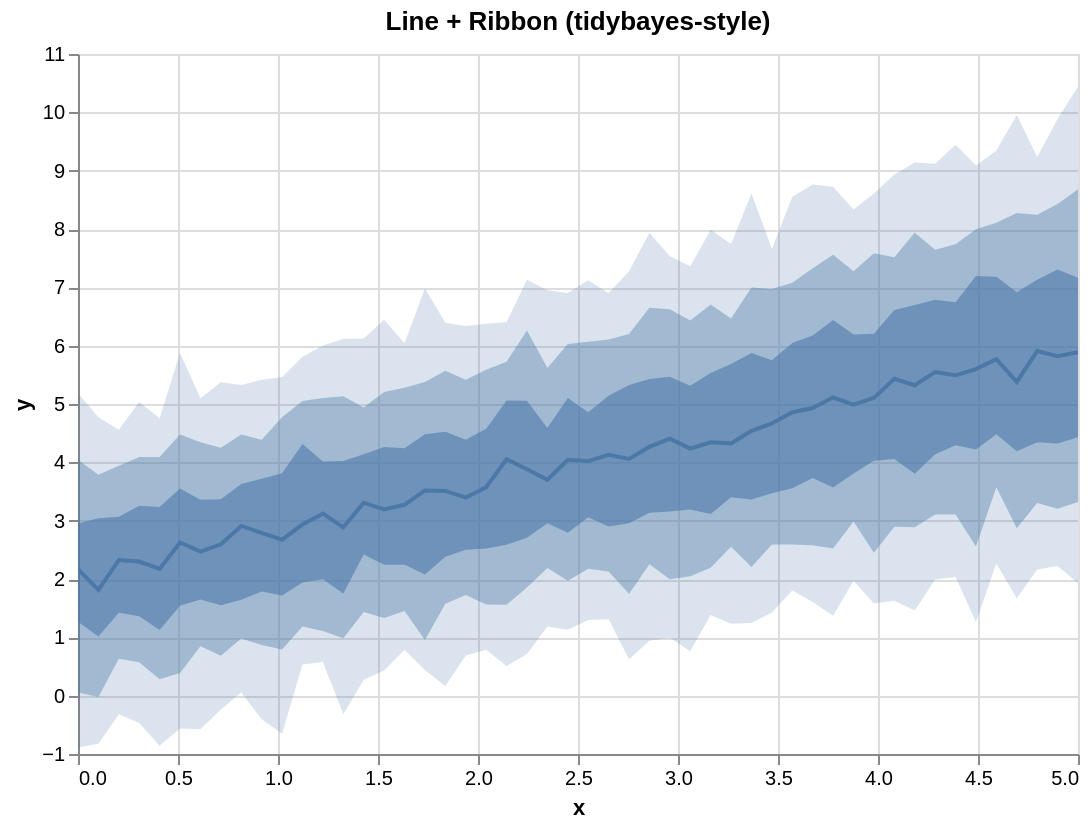

Specify this chart in Vega-Lite:
### Vega-Lite specification from a JSON file in a GitHub repository (floating-point values rounded to 4 significant figures)
{"$schema": "https://vega.github.io/schema/vega-lite/v5.json", "config": {"axis": {"labelLimit": 0}, "header": {"labelLimit": 0}, "legend": {"labelLimit": 0}}, "data": {"values": [{"__median__": 3.519, "hi_0_5_": 4.481, "hi_0_8_": 5.375, "hi_0_95_": 6.983, "lo_0_5_": 2.076, "lo_0_8_": 0.954, "lo_0_95_": 0.435, "x": 1.735}, {"__median__": 2.3, "hi_0_5_": 3.258, "hi_0_8_": 4.093, "hi_0_95_": 5.036, "lo_0_5_": 1.361, "lo_0_8_": 0.5732, "lo_0_95_": -0.4679, "x": 0.3061}, {"__median__": 3.192, "hi_0_5_": 4.264, "hi_0_8_": 5.206, "hi_0_95_": 6.445, "lo_0_5_": 2.244, "lo_0_8_": 1.333, "lo_0_95_": 0.4322, "x": 1.531}, {"__median__": 2.626, "hi_0_5_": 3.553, "hi_0_8_": 4.477, "hi_0_95_": 5.874, "lo_0_5_": 1.54, "lo_0_8_": 0.3889, "lo_0_95_": -0.5626, "x": 0.5102}, {"__median__": 5.111, "hi_0_5_": 6.441, "hi_0_8_": 7.558, "hi_0_95_": 8.726, "lo_0_5_": 3.569, "lo_0_8_": 2.523, "lo_0_95_": 1.372, "x": 3.776}, {"__median__": 4.02, "hi_0_5_": 4.858, "hi_0_8_": 6.068, "hi_0_95_": 7.122, "lo_0_5_": 3.06, "lo_0_8_": 2.174, "lo_0_95_": 1.296, "x": 2.551}, {"__median__": 3.308, "hi_0_5_": 4.137, "hi_0_8_": 4.938, "hi_0_95_": 6.124, "lo_0_5_": 2.42, "lo_0_8_": 1.434, "lo_0_95_": 0.2744, "x": 1.429}, {"__median__": 4.405, "hi_0_5_": 5.466, "hi_0_8_": 6.625, "hi_0_95_": 7.533, "lo_0_5_": 3.158, "lo_0_8_": 1.995, "lo_0_95_": 0.9937, "x": 2.959}, {"__median__": 5.886, "hi_0_5_": 7.164, "hi_0_8_": 8.682, "hi_0_95_": 10.44, "lo_0_5_": 4.432, "lo_0_8_": 3.318, "lo_0_95_": 1.929, "x": 5.0}, {"__median__": 5.433, "hi_0_5_": 6.61, "hi_0_8_": 7.517, "hi_0_95_": 8.934, "lo_0_5_": 4.057, "lo_0_8_": 2.897, "lo_0_95_": 1.626, "x": 4.082}, {"__median__": 4.666, "hi_0_5_": 5.75, "hi_0_8_": 6.973, "hi_0_95_": 7.661, "lo_0_5_": 3.472, "lo_0_8_": 2.59, "lo_0_95_": 1.427, "x": 3.469}, {"__median__": 5.599, "hi_0_5_": 7.195, "hi_0_8_": 7.997, "hi_0_95_": 9.09, "lo_0_5_": 4.222, "lo_0_8_": 2.559, "lo_0_95_": 1.263, "x": 4.49}, {"__median__": 4.13, "hi_0_5_": 5.142, "hi_0_8_": 6.106, "hi_0_95_": 6.9, "lo_0_5_": 2.899, "lo_0_8_": 2.128, "lo_0_95_": 1.309, "x": 2.653}, {"__median__": 4.342, "hi_0_5_": 5.531, "hi_0_8_": 6.707, "hi_0_95_": 7.988, "lo_0_5_": 3.114, "lo_0_8_": 2.194, "lo_0_95_": 1.381, "x": 3.163}, {"__median__": 4.325, "hi_0_5_": 5.684, "hi_0_8_": 6.465, "hi_0_95_": 7.741, "lo_0_5_": 3.401, "lo_0_8_": 2.554, "lo_0_95_": 1.234, "x": 3.265}, {"__median__": 5.907, "hi_0_5_": 7.129, "hi_0_8_": 8.245, "hi_0_95_": 9.232, "lo_0_5_": 4.344, "lo_0_8_": 3.304, "lo_0_95_": 2.164, "x": 4.796}, {"__median__": 2.172, "hi_0_5_": 3.233, "hi_0_8_": 4.09, "hi_0_95_": 4.755, "lo_0_5_": 1.124, "lo_0_8_": 0.2808, "lo_0_95_": -0.8589, "x": 0.4082}, {"__median__": 5.769, "hi_0_5_": 7.18, "hi_0_8_": 8.106, "hi_0_95_": 9.345, "lo_0_5_": 4.479, "lo_0_8_": 3.574, "lo_0_95_": 2.265, "x": 4.592}, {"__median__": 4.266, "hi_0_5_": 5.427, "hi_0_8_": 6.651, "hi_0_95_": 7.938, "lo_0_5_": 3.136, "lo_0_8_": 2.254, "lo_0_95_": 0.9423, "x": 2.857}, {"__median__": 2.933, "hi_0_5_": 4.315, "hi_0_8_": 5.05, "hi_0_95_": 5.81, "lo_0_5_": 1.939, "lo_0_8_": 1.184, "lo_0_95_": 0.5323, "x": 1.122}, {"__median__": 3.51, "hi_0_5_": 4.523, "hi_0_8_": 5.57, "hi_0_95_": 6.391, "lo_0_5_": 2.38, "lo_0_8_": 1.575, "lo_0_95_": 0.1672, "x": 1.837}, {"__median__": 5.105, "hi_0_5_": 6.205, "hi_0_8_": 7.584, "hi_0_95_": 8.61, "lo_0_5_": 4.028, "lo_0_8_": 2.45, "lo_0_95_": 1.578, "x": 3.98}, {"__median__": 3.574, "hi_0_5_": 4.578, "hi_0_8_": 5.589, "hi_0_95_": 6.374, "lo_0_5_": 2.522, "lo_0_8_": 1.564, "lo_0_95_": 0.7883, "x": 2.041}, {"__median__": 4.86, "hi_0_5_": 6.048, "hi_0_8_": 7.078, "hi_0_95_": 8.555, "lo_0_5_": 3.556, "lo_0_8_": 2.592, "lo_0_95_": 1.803, "x": 3.571}, {"__median__": 4.044, "hi_0_5_": 5.105, "hi_0_8_": 6.03, "hi_0_95_": 6.903, "lo_0_5_": 2.794, "lo_0_8_": 1.969, "lo_0_95_": 1.129, "x": 2.449}, {"__median__": 3.396, "hi_0_5_": 4.385, "hi_0_8_": 5.415, "hi_0_95_": 6.338, "lo_0_5_": 2.5, "lo_0_8_": 1.724, "lo_0_95_": 0.6889, "x": 1.939}, {"__median__": 2.471, "hi_0_5_": 3.357, "hi_0_8_": 4.342, "hi_0_95_": 5.099, "lo_0_5_": 1.651, "lo_0_8_": 0.8463, "lo_0_95_": -0.5772, "x": 0.6122}, {"__median__": 3.273, "hi_0_5_": 4.241, "hi_0_8_": 5.279, "hi_0_95_": 6.043, "lo_0_5_": 2.246, "lo_0_8_": 1.452, "lo_0_95_": 0.7888, "x": 1.633}, {"__median__": 4.235, "hi_0_5_": 5.311, "hi_0_8_": 6.429, "hi_0_95_": 7.361, "lo_0_5_": 3.19, "lo_0_8_": 2.048, "lo_0_95_": 0.763, "x": 3.061}, {"__median__": 2.673, "hi_0_5_": 3.811, "hi_0_8_": 4.774, "hi_0_95_": 5.465, "lo_0_5_": 1.717, "lo_0_8_": 0.7928, "lo_0_95_": -0.6528, "x": 1.02}, {"__median__": 1.812, "hi_0_5_": 3.039, "hi_0_8_": 3.787, "hi_0_95_": 4.774, "lo_0_5_": 1.013, "lo_0_8_": -0.02377, "lo_0_95_": -0.8251, "x": 0.102}, {"__median__": 2.595, "hi_0_5_": 3.368, "hi_0_8_": 4.251, "hi_0_95_": 5.374, "lo_0_5_": 1.549, "lo_0_8_": 0.686, "lo_0_95_": -0.237, "x": 0.7143}, {"__median__": 4.54, "hi_0_5_": 5.876, "hi_0_8_": 6.998, "hi_0_95_": 8.609, "lo_0_5_": 3.365, "lo_0_8_": 2.208, "lo_0_95_": 1.247, "x": 3.367}, {"__median__": 5.492, "hi_0_5_": 6.746, "hi_0_8_": 7.74, "hi_0_95_": 9.445, "lo_0_5_": 4.293, "lo_0_8_": 3.105, "lo_0_95_": 2.033, "x": 4.388}, {"__median__": 4.059, "hi_0_5_": 5.327, "hi_0_8_": 6.198, "hi_0_95_": 7.277, "lo_0_5_": 2.957, "lo_0_8_": 1.747, "lo_0_95_": 0.6247, "x": 2.755}, {"__median__": 5.548, "hi_0_5_": 6.786, "hi_0_8_": 7.644, "hi_0_95_": 9.118, "lo_0_5_": 4.138, "lo_0_8_": 3.106, "lo_0_95_": 1.991, "x": 4.286}, {"__median__": 4.987, "hi_0_5_": 6.192, "hi_0_8_": 7.275, "hi_0_95_": 8.335, "lo_0_5_": 3.808, "lo_0_8_": 2.985, "lo_0_95_": 1.971, "x": 3.878}, {"__median__": 2.167, "hi_0_5_": 2.953, "hi_0_8_": 4.042, "hi_0_95_": 5.182, "lo_0_5_": 1.267, "lo_0_8_": 0.05304, "lo_0_95_": -0.8869, "x": 0.0}, {"__median__": 3.121, "hi_0_5_": 4.014, "hi_0_8_": 5.104, "hi_0_95_": 6.001, "lo_0_5_": 1.996, "lo_0_8_": 1.11, "lo_0_95_": 0.579, "x": 1.224}, {"__median__": 3.882, "hi_0_5_": 5.057, "hi_0_8_": 6.259, "hi_0_95_": 7.129, "lo_0_5_": 2.708, "lo_0_8_": 1.854, "lo_0_95_": 0.7126, "x": 2.245}, {"__median__": 5.821, "hi_0_5_": 7.304, "hi_0_8_": 8.427, "hi_0_95_": 9.886, "lo_0_5_": 4.324, "lo_0_8_": 3.206, "lo_0_95_": 2.222, "x": 4.898}, {"__median__": 5.322, "hi_0_5_": 6.699, "hi_0_8_": 7.937, "hi_0_95_": 9.141, "lo_0_5_": 3.806, "lo_0_8_": 2.886, "lo_0_95_": 1.459, "x": 4.184}, {"__median__": 2.789, "hi_0_5_": 3.719, "hi_0_8_": 4.388, "hi_0_95_": 5.418, "lo_0_5_": 1.788, "lo_0_8_": 0.8703, "lo_0_95_": -0.4034, "x": 0.9184}, {"__median__": 2.886, "hi_0_5_": 4.021, "hi_0_8_": 5.134, "hi_0_95_": 6.112, "lo_0_5_": 1.753, "lo_0_8_": 0.9833, "lo_0_95_": -0.318, "x": 1.327}, {"__median__": 3.701, "hi_0_5_": 4.59, "hi_0_8_": 5.615, "hi_0_95_": 6.951, "lo_0_5_": 2.956, "lo_0_8_": 2.189, "lo_0_95_": 1.187, "x": 2.347}, {"__median__": 2.325, "hi_0_5_": 3.069, "hi_0_8_": 3.942, "hi_0_95_": 4.557, "lo_0_5_": 1.423, "lo_0_8_": 0.634, "lo_0_95_": -0.3186, "x": 0.2041}, {"__median__": 4.931, "hi_0_5_": 6.176, "hi_0_8_": 7.326, "hi_0_95_": 8.763, "lo_0_5_": 3.729, "lo_0_8_": 2.58, "lo_0_95_": 1.605, "x": 3.673}, {"__median__": 4.052, "hi_0_5_": 5.061, "hi_0_8_": 5.723, "hi_0_95_": 6.403, "lo_0_5_": 2.589, "lo_0_8_": 1.557, "lo_0_95_": 0.5099, "x": 2.143}, {"__median__": 2.91, "hi_0_5_": 3.629, "hi_0_8_": 4.476, "hi_0_95_": 5.324, "lo_0_5_": 1.646, "lo_0_8_": 0.9821, "lo_0_95_": 0.05508, "x": 0.8163}, {"__median__": 5.378, "hi_0_5_": 6.916, "hi_0_8_": 8.273, "hi_0_95_": 9.956, "lo_0_5_": 4.19, "lo_0_8_": 2.869, "lo_0_95_": 1.671, "x": 4.694}]}, "height": 350, "layer": [{"_lr_layer": true, "encoding": {"tooltip": [{"field": "x", "title": "x", "type": "quantitative"}, {"field": "__median__", "title": "median", "type": "quantitative"}, {"field": "lo_0_95_", "title": "95% lo", "type": "quantitative"}, {"field": "hi_0_95_", "title": "95% hi", "type": "quantitative"}], "x": {"field": "x", "scale": {"zero": false}, "type": "quantitative"}, "y": {"field": "lo_0_95_", "scale": {"zero": false}, "title": "y", "type": "quantitative"}, "y2": {"field": "hi_0_95_"}}, "mark": {"line": false, "opacity": 0.2, "type": "area"}, "params": [{"bind": "scales", "name": "grid", "select": {"encodings": ["x", "y"], "type": "interval"}}]}, {"_lr_layer": true, "encoding": {"tooltip": [{"field": "x", "title": "x", "type": "quantitative"}, {"field": "__median__", "title": "median", "type": "quantitative"}, {"field": "lo_0_95_", "title": "95% lo", "type": "quantitative"}, {"field": "hi_0_95_", "title": "95% hi", "type": "quantitative"}], "x": {"field": "x", "scale": {"zero": false}, "type": "quantitative"}, "y": {"field": "lo_0_8_", "scale": {"zero": false}, "title": "y", "type": "quantitative"}, "y2": {"field": "hi_0_8_"}}, "mark": {"line": false, "opacity": 0.4, "type": "area"}}, {"_lr_layer": true, "encoding": {"tooltip": [{"field": "x", "title": "x", "type": "quantitative"}, {"field": "__median__", "title": "median", "type": "quantitative"}, {"field": "lo_0_95_", "title": "95% lo", "type": "quantitative"}, {"field": "hi_0_95_", "title": "95% hi", "type": "quantitative"}], "x": {"field": "x", "scale": {"zero": false}, "type": "quantitative"}, "y": {"field": "lo_0_5_", "scale": {"zero": false}, "title": "y", "type": "quantitative"}, "y2": {"field": "hi_0_5_"}}, "mark": {"line": false, "opacity": 0.6, "type": "area"}}, {"_lr_layer": true, "encoding": {"tooltip": [{"field": "x", "title": "x", "type": "quantitative"}, {"field": "__median__", "title": "median", "type": "quantitative"}, {"field": "lo_0_95_", "title": "95% lo", "type": "quantitative"}, {"field": "hi_0_95_", "title": "95% hi", "type": "quantitative"}], "x": {"field": "x", "scale": {"zero": false}, "type": "quantitative"}, "y": {"field": "__median__", "scale": {"zero": false}, "title": "y", "type": "quantitative"}}, "mark": {"strokeWidth": 2, "type": "line"}}], "title": "Line + Ribbon (tidybayes-style)", "width": 500}
